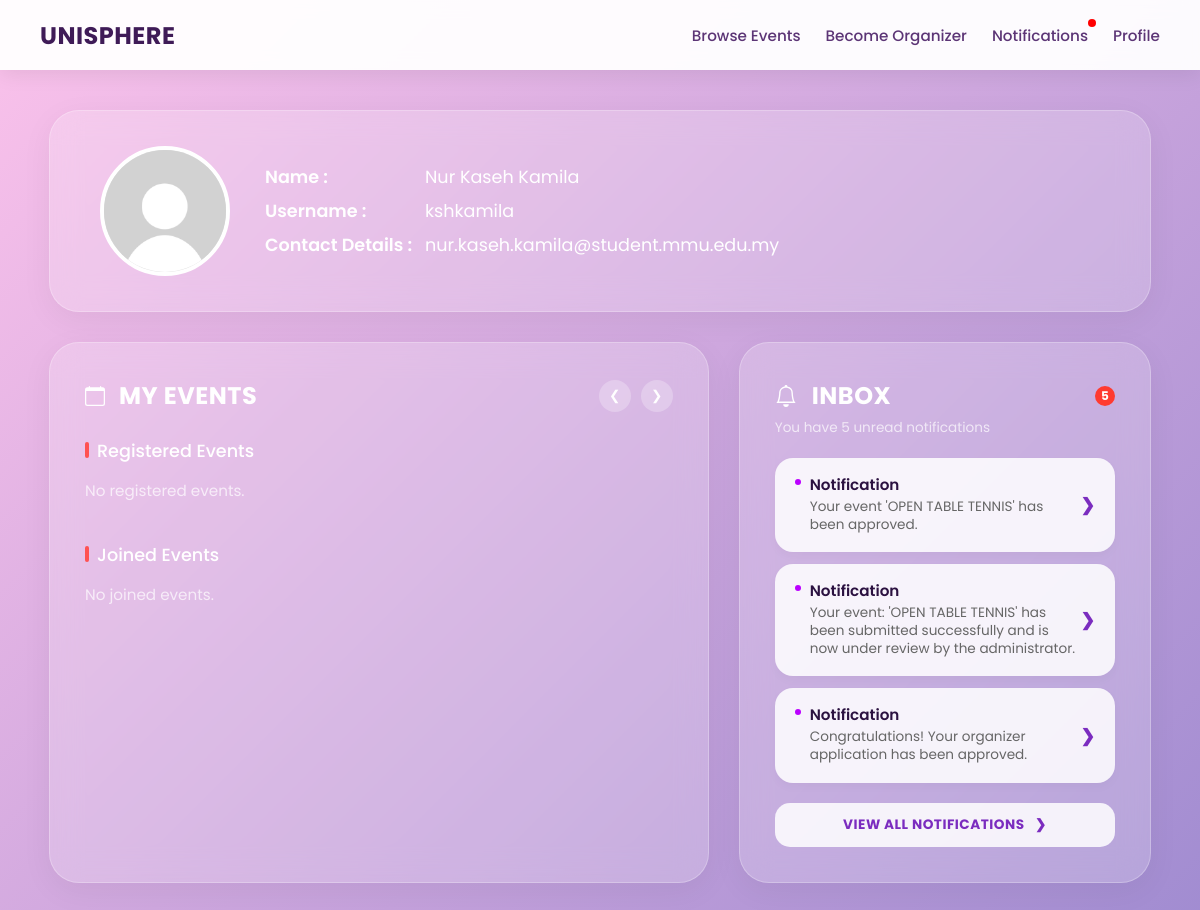
/user_dashboard (signed in), run on the app's committed database.
### tables this page shows
CREATE TABLE users_general (
    student_id varchar(10) PRIMARY KEY,
    name TEXT NOT NULL,
    username TEXT NOT NULL UNIQUE,
    email TEXT NOT NULL UNIQUE,
    password TEXT NOT NULL,
    keyword TEXT,
    role TEXT NOT NULL CHECK(role IN ('user', 'organizer', 'admin')),
    is_verified INTEGER DEFAULT 0,
    pending_email TEXT,
    security_question TEXT
);

CREATE TABLE notifications (
    id INTEGER PRIMARY KEY AUTOINCREMENT,
    student_id varchar(10) NOT NULL,
    message TEXT NOT NULL,
    type TEXT NOT NULL,
    is_read INTEGER DEFAULT 0,
    created_at TIMESTAMP DEFAULT CURRENT_TIMESTAMP, redirect TEXT,
    FOREIGN KEY (student_id) REFERENCES users_general(student_id)
);

### app.py (the view)
@app.route('/user_dashboard')
def dashboard():
    username = session.get('user')
    if not username:
        return redirect(url_for('login'))
    conn = get_db_connection()
    cursor = conn.cursor()
    cursor.execute("""
        SELECT * FROM users_general
        LEFT JOIN user_details ON users_general.student_id = user_details.student_id
        WHERE users_general.username = ?
    """, (username,))
    user = cursor.fetchone()
    if not user:
        conn.close()
        return "User not found"
    cursor.execute("""
        SELECT e.event_id, e.event_name, e.event_description,
               e.start_date, e.end_date, e.start_time, e.end_time,
               e.main_location, e.faculty_wing, e.specific_location, e.event_mode, e.event_link, e.event_poster
        FROM events e
        INNER JOIN event_registrations er ON e.event_id = er.event_id
        WHERE er.student_id = ? AND e.end_date >= date('now')
    """, (user["student_id"],))
    events = cursor.fetchall()
    cursor.execute("""
        SELECT e.event_id, e.event_name, e.event_description,
               e.start_date, e.end_date, e.start_time, e.end_time,
               e.main_location, e.faculty_wing, e.specific_location, e.event_mode, e.event_link, e.event_poster
        FROM events e
        INNER JOIN event_registrations er ON e.event_id = er.event_id
        WHERE er.student_id = ? AND e.end_date < date('now')
    """, (user["student_id"],))
    joined_events = cursor.fetchall()
    cursor.execute("""
        SELECT * FROM notifications
        WHERE student_id = ? AND is_read = 0
        ORDER BY ROWID DESC
    """, (user["student_id"],))
    notifications = cursor.fetchall()
    cursor.execute("""
        SELECT COUNT(*) as count
        FROM notifications
        WHERE student_id = ? AND is_read = 0
    """, (user["student_id"],))
    unread_data = cursor.fetchone()
    unread_notifications = unread_data["count"] if unread_data else 0
    conn.close()
    return render_template(
        'user_dashboard.html',
        user=user,
        events=events,
        joined_events=joined_events,
        notifications=notifications,
        unread_notifications=unread_notifications
    )

### app.py (called while the page is built)
def get_db_connection():
    conn = sqlite3.connect('database.db')
    conn.row_factory = sqlite3.Row
    conn.execute("PRAGMA foreign_keys = 1")
    return conn

@app.context_processor
def inject_notifications():
    if 'student_id' not in session:
        return dict(unread_notifications=0)
    conn = get_db_connection()
    cursor = conn.cursor()
    cursor.execute("SELECT COUNT(*) AS total FROM notifications WHERE student_id = ? AND is_read = 0",
    (session['student_id'],))
    result = cursor.fetchone()
    conn.close()
    return dict(unread_notifications=result['total'])

### templates/user_dashboard.html (shortened to what this page needs)
<!DOCTYPE html>
<html lang="en">
    <head>
    </head>
    <body>
        <nav class="navbar">
            <a class="navbar-brand" href="/user_dashboard">UniSphere</a>
            <div class="navbar-links">
                {% if session.get('role') == 'user' %}
                    <a href="/eventbrowsing">Browse Events</a>
                    <a href="/be_organizer">Become Organizer</a>
                    <a href="/notifications" class="notification-link">
                        Notifications
                        {% if unread_notifications > 0 %}
                            <span class="notification-dot"></span>
                        {% endif %}
                    </a>
                    <a href="/user_dashboard">Profile</a>
                {% endif %}
            </div>
        </nav>
<div class="dashboard">
    <div class="profile-banner" onclick="window.location.href='/user_profile';" style="cursor: pointer;" title="Click to Edit Profile">
        <div class="profile-left">
            <img src="{{ url_for('static', filename='uploads/' + (user['profile_picture'] if user['profile_picture'] else 'default.png')) }}" class="dashboard-profile-picture">
            <div class="profile-content">
                <div class="profile-row">
                    <span class="profile-label">Name :</span>
                    <span class="profile-value">{{ user['name'] }}</span>
                </div>
                <div class="profile-row">
                    <span class="profile-label">Username :</span>
                    <span class="profile-value">{{ user['username'] }}</span>
                </div>
                <div class="profile-row">
                    <span class="profile-label">Contact Details :</span>
                    <span class="profile-value">{{ user['email'] }}</span>
                </div>
            </div>
        </div>
    </div>
            <div class="main-grid">
                <div class="card">
                    <div class="card-header-row">
                        <h2 class="card-title-main">
                            <svg width="20" height="20" fill="currentColor" viewBox="0 0 16 16" style="margin-right:4px;"><path d="M3.5 0a.5.5 0 0 1 .5.5V1h8V.5a.5.5 0 0 1 1 0V1h1a2 2 0 0 1 2 2v11a2 2 0 0 1-2 2H2a2 2 0 0 1-2-2V3a2 2 0 0 1 2-2h1V.5a.5.5 0 0 1 .5-.5zM1 4v10a1 1 0 0 0 1 1h12a1 1 0 0 0 1-1V4H1z"/></svg>
                            My Events
                        </h2>
                        <div class="scroll-arrows">
                            <button class="arrow-btn prev-btn">&#10094;</button>
                            <button class="arrow-btn next-btn">&#10095;</button>
                        </div>
                    </div>
                    <p class="event-section-label">Registered Events</p>
                    <div class="posters-container">
                        {% if events %}
                            {% for e in events %}
                                {% if e["main_location"] == "General" %}
                                {% elif e["main_location"] == "CLC" %}
                                    {% set location = e["main_location"] ~ ", " ~ e["specific_location"] %}
                                {% else %}
                                    {% set location = e["main_location"] ~ ", " ~ e["faculty_wing"] ~ ", " ~ e["specific_location"] %}
                                {% endif %}
                                <div class="event-poster"
                                     onclick='triggerActionMenu(
                                         `{{ e["event_id"] }}`,
                                         `{{ e["event_name"] | replace("`", "\\`") }}`,
                                         `{{ e["event_description"] | replace("`", "\\`") }}`,
                                         `{{ e["start_date"] }} to {{ e["end_date"] }}`,
                                         `{{ e["start_time"] }} - {{ e["end_time"] }}`,
                                         `{{ location }} ({{ e["event_mode"] }})`,
                                         `{{ url_for("static", filename="eventPoster/" + e["event_poster"]) if e["event_poster"] else "" }}`
                                     )'
                                     title="{{ e['event_name'] }}">
                                <img src="{{ url_for('static', filename='eventPoster/' + e['event_poster']) }}" alt="{{ e['event_name'] }}">
                                </div>
                            {% endfor %}
                            {% else %}
                            <p style="color: rgba(255,255,255,0.7); font-size:0.95rem;">No registered events.</p>
                        {% endif %}
                    </div>
                    <p class="event-section-label">Joined Events</p>
                    <div class="posters-container">
                        {% if joined_events %}
                            {% for e in joined_events %}
                                {% if e["main_location"] == "General" %}
                                    {% set location = e["specific_location"] %}
                                {% elif e["main_location"] == "CLC" %}
                                    {% set location = e["main_location"] ~ ", " ~ e["specific_location"] %}
                                {% else %}
                                    {% set location = e["main_location"] ~ ", " ~ e["faculty_wing"] ~ ", " ~ e["specific_location"] %}
                                {% endif %}
                                <div class="event-poster"
                                     onclick='triggerActionMenu(
                                         `{{ e["event_id"] }}`,
                                         `{{ e["event_name"] | replace("`", "\\`") }}`,
                                         `{{ e["event_description"] | replace("`", "\\`") }}`,
                                         `{{ e["start_date"] }} to {{ e["end_date"] }}`,
                                         `{{ e["start_time"] }} - {{ e["end_time"] }}`,
                                         `{{ location }} ({{ e["event_mode"] }})`,
                                         <img src="{{ url_for('static', filename='eventPoster/' + e['event_poster']) }}" alt="{{ e['event_name'] }}">
                                     )'
                                     title="{{ e['event_name'] }}">
                                    <img src="{{ url_for('static', filename='eventPoster/' + (e['event_poster'] if e['event_poster'] else 'defaultPoster.png')) }}" alt="{{ e['event_name'] }}">
                                </div>
                            {% endfor %}
                            <a href="/eventbrowsing" class="view-all-box">
                                <span>+</span>
                                View All
                            </a>
                        {% else %}
                            <p style="color: rgba(255,255,255,0.7); font-size:0.95rem;">No joined events.</p>
                        {% endif %}
                    </div>
                </div>
     <div class="card inbox-card">
    <div class="card-header-row">
        <h2 class="card-title-main" style="gap:15px;">
            Inbox
        </h2>
        {% if unread_notifications and unread_notifications > 0 %}
            <span class="notification-badge-count">{{ unread_notifications }}</span>
        {% endif %}
    </div>
    {% if notifications %}
        <p class="inbox-subtitle">You have {{ unread_notifications if unread_notifications else '0' }} unread notifications</p>
    {% else %}
        <p class="inbox-subtitle">You are all caught up!</p>
    {% endif %}
    <div class="notifications-list">
        {% if notifications %}
            {% for n in notifications[:3] %}
                <a href="/notifications" class="notif-item">
                    <div class="notif-content-wrapper">
                        <div class="notif-title">{{ n["title"] if n["title"] else "Notification" }}</div>
                        <div class="notif-desc">{{ n["description"] if n["description"] else n["message"] }}</div>
                    </div>
                    <span class="chevron-icon">&#10095;</span>
                </a>
            {% endfor %}
        {% else %}
            <div style="text-align: center; padding: 40px 20px; color: rgba(255,255,255,0.7); font-size: 0.95rem;">
                No new notifications
            </div>
        {% endif %}
    </div>
    <a href="/notifications" class="view-all-notif-btn">View All Notifications &nbsp; &#10095;</a>
</div>
</div>
</body>
</html>

### data on the page
users_general: name "Nur Kaseh Kamila", username "kshkamila", email "nur.kaseh.kamila@student.mmu.edu.my"
notifications: n "Notification", message "Your event 'OPEN TABLE TENNIS' has been approved."
notifications: n "Notification", message "Your event: 'OPEN TABLE TENNIS' has been submitted successfully and is now under review by the administrator."
notifications: n "Notification", message "Congratulations! Your organizer application has been approved."

### other printed values
{{ unread_notifications }} "5"
{{ unread_notifications if unread_notifications else '0' }} "5"
